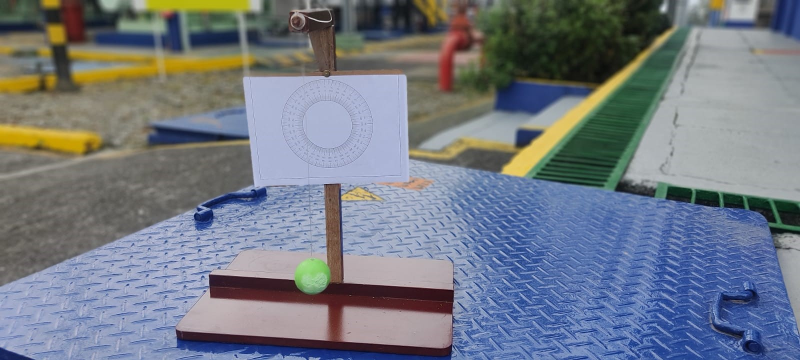
#> input picture Imagen Pendulo.jpg, 1600 x 720 px, found by its file name (shown at 1/2 size)
$ jupyter execute --allow-errors 'Pendulo (2)_compilado con nuevos datos.ipynb'
#> lines starting #> are read from the running program, lines starting #| are printed output that depends on the picture
El péndulo se construyó en una base en madera de 30 cm aproximadamente, dos varas de madera utilizadas como soporte de 20 cm y una bola de caucho con un peso aproximado de 50 gramos. La cuerda del péndulo es de nylon y tiene una longitud de 15 cm, a continuación se muestra una imagen del péndulo.

[cell 1]
import matplotlib.pyplot as plt
import matplotlib.image as mpimg

ruta_imagen = 'd:\Desktop\prueba unam\Imagen Pendulo.jpg'
ruta_imagen1 = 'd:\Desktop\prueba unam\imagen pendulo_1.jpeg'

imagen = mpimg.imread(ruta_imagen)
#> imagen is the input picture: shape (720, 1600, 3); mean R, G, B 114.8, 121.5, 131.8
#> (the rest of this cell did not finish here and is left out)

[cell 2]
from moviepy.editor import VideoFileClip
import cv2

def reproducir_video(ruta):
    # Cargar el video
    video = VideoFileClip(ruta)

    # Crear un objeto cv2.VideoCapture
    cap = cv2.VideoCapture(ruta)

    # Reproducir el video frame por frame
    while cap.isOpened():
        ret, frame = cap.read()
        if not ret:
            break

        # Mostrar el frame
        try:
            cv2.imshow('Video', frame)
            # Presionar 'q' para salir
            if cv2.waitKey(25) & 0xFF == ord('q'):
                break
        except Exception as e:
            print("Ocurrió un error:", e)
            break

    # Liberar el objeto cv2.VideoCapture y cerrar la ventana
    cap.release()
    cv2.destroyAllWindows()

# Ruta del archivo de video .mp4
ruta_video = "Video.mp4"
#> ruta_video = 'Video.mp4'

# Llamar a la función para reproducir el video
reproducir_video(ruta_video)
#> (the call stopped at in reproducir_video, `video = VideoFileClip(ruta)`: moviepy is not available in this run)

Se hace uso de la herramienta Tracker, con la cual se captura el movimiento de la masa (péndulo) realizando el análisis del movimiento. El programa arrojo datos de tiempo (s) y ángulo (rad), con los datos obtenidos se procede a realizar los modelos solicitados, el experimental, modelo de péndulo simple y un método numérico.

Obteniendo la siguiente tabla.

[cell 3]
import pandas as pd

ruta_excel = 'd:\Desktop\prueba unam\Datos (2).xlsx'

#> (the rest of this cell did not finish here and is left out)

[cell 4]
import numpy as np
import pandas as pd
from scipy.optimize import curve_fit
import matplotlib.pyplot as plt

# Longitud de la cuerda en metros
longitud_cuerda = 0.15  # 15 cm convertido a metros

# Aceleración debido a la gravedad en m/s^2
gravedad = 9.80665

# Función para calcular la frecuencia natural del péndulo
def calcular_frecuencia_natural(gravedad, longitud):
    return np.sqrt(gravedad / longitud)

# Función a ajustar
def pendulo_simple(t, omega_n):
    return np.cos(omega_n * t)

# Datos de tiempo y ángulo en radianes desde un DataFrame de Pandas
# Suponiendo que tienes un DataFrame llamado 'datos_excel'
# y las columnas se llaman 't (s)' y 'Angulo (rad)'
# Por ejemplo:
# datos_excel = pd.read_excel('nombre_archivo.xlsx')
#> (the rest of this cell did not finish here and is left out)

A continuación se procede a limitar los datos que están fuera de la amplitud, pues se identifica que son datos fuera de parámetros (ruido), se interpolan datos mayores a 15.1 y menores a 15.1.

[cell 5]
import numpy as np

# Supongamos que tienes tus datos en los arrays t y Angulo
# t = datos_excel['t (s)'].values
# Angulo = datos_excel['Angulo (rad)'].values

# Crear una copia de los arrays originales
#> (the rest of this cell did not finish here and is left out)

A continuación, se procede a realizar el cálculo de una solución aproximada del péndulo simple, implementando el principio de conservación de la energía.

[cell 6]
import numpy as np
import matplotlib.pyplot as plt

# Define la solución aproximada del péndulo simple
def solucion_aproximada(theta_0, omega_n, t):
    return theta_0 * np.cos(omega_n * t)

# Definir el valor de omega_n obtenido en la segunda parte de la labor
omega_n = calcular_frecuencia_natural(gravedad, longitud_cuerda)

# Definir valores iniciales para los ángulos
theta_0_small = np.pi / 18  # Ángulo inicial pequeño
theta_0_large = np.pi / 2   # Ángulo inicial grande

# Definir valores de tiempo
t = np.linspace(0, 10, 1000)  # Intervalo de tiempo de 0 a 10 segundos

# Evaluar la solución aproximada para ambos casos
theta_aprox_small = solucion_aproximada(theta_0_small, omega_n, t)
theta_aprox_large = solucion_aproximada(theta_0_large, omega_n, t)

# Calcular la rapidez angular (derivada de theta con respecto al tiempo)
theta_dot_small = -theta_0_small * omega_n * np.sin(omega_n * t)
theta_dot_large = -theta_0_large * omega_n * np.sin(omega_n * t)

# Graficar los resultados
plt.figure(figsize=(10, 12))

# Subplot para el ángulo con ángulo inicial pequeño
plt.subplot(2, 1, 1)
plt.plot(t, theta_aprox_small, label='Ángulo Inicial Pequeño')
plt.plot(t, theta_aprox_large, label='Ángulo Inicial Grande')
plt.xlabel('Tiempo (s)')
plt.ylabel('Ángulo (radianes)')
plt.title('Solución Aproximada del Péndulo Simple')
plt.legend()

# Subplot para la rapidez angular
plt.subplot(2, 1, 2)
plt.plot(t, theta_dot_small, label='Rapidez Angular (Ángulo Inicial Pequeño)')
plt.plot(t, theta_dot_large, label='Rapidez Angular (Ángulo Inicial Grande)')
plt.xlabel('Tiempo (s)')
plt.ylabel('Rapidez Angular (radianes/s)')
plt.legend()

plt.tight_layout()
plt.show()
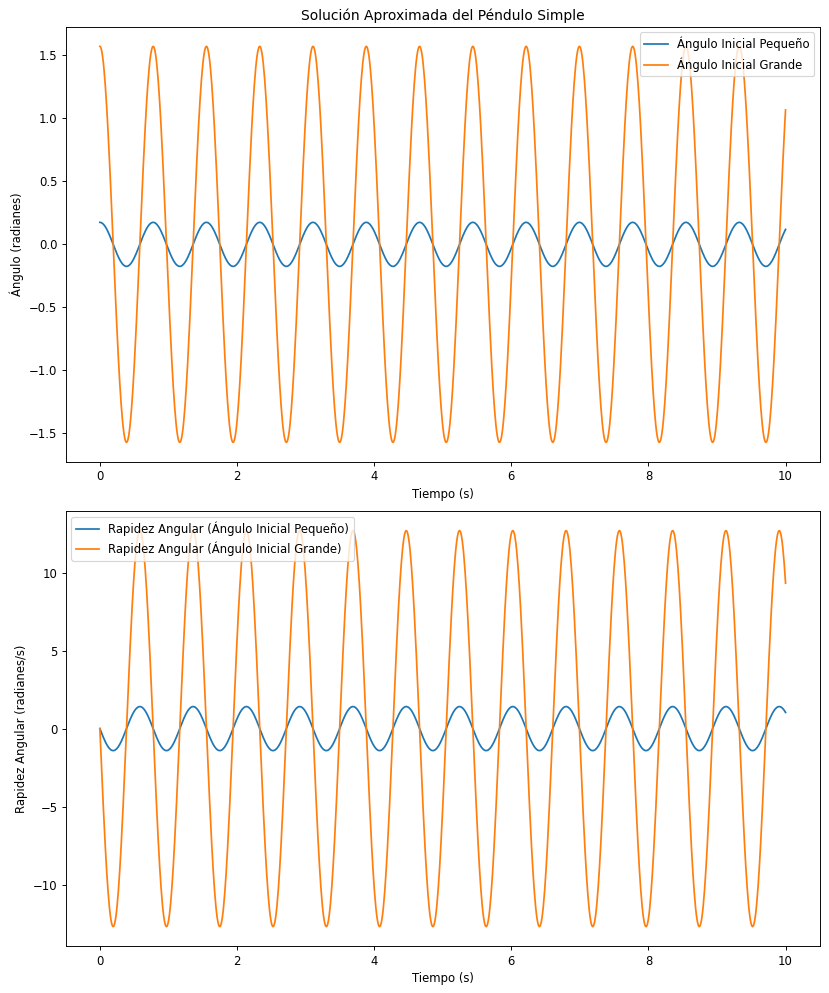
#> figure drawn by matplotlib, 2 panels; panel 1: curve peaks at x = 0, y = 0.175; panel 1: curve peaks at x = 0, y = 1.57; panel 2: curve peaks at x = 5.25, y = 1.41; panel 2: curve peaks at x = 5.25, y = 12.7

La grafica mostrada anteriormente es de esperar, se ve que la amplitud de la onda se mantiene en el tiempo, por el principio de la conservación de la energía, es decir, es la representación de un modelo ideal de péndulo para las condiciones de la maqueta realizada.

A continuación se analizarán dos métodos numéricos para encontrar cuál de ellos se ajusta mejor a la realidad del modelo, uno de ellos es el método de Euler y el otro el de Runge-Kutta.

La idea principal detrás del método de Euler es aproximar la solución de una EDO a través de la discretización del tiempo. En lugar de calcular la solución exacta en cada punto, el método de Euler aproxima la solución en pasos pequeños de tiempo, utilizando una versión discreta de la derivada. Bajo esta aproximación, se calcula el valor de la función en un paso de tiempo futuro utilizando el valor actual de la función y su derivada.

[cell 7]
import numpy as np
import matplotlib.pyplot as plt

# Define la función para calcular la frecuencia natural del péndulo
def calcular_frecuencia_natural(gravedad, longitud):
    return np.sqrt(gravedad / longitud)

# Define la función para calcular la aceleración angular (segunda derivada de theta con respecto al tiempo)
def aceleracion_angular(theta, omega_n):
    return -omega_n**2 * np.sin(theta)

# Implementación del método de Euler para resolver la ecuación diferencial del péndulo simple
def euler_method(theta_initial, omega_initial, dt, steps):
#> called with theta_initial = 0.175, omega_initial = 0, dt = 0.01, steps = 1000
    theta_values = [theta_initial]
    omega_values = [omega_initial]

    for _ in range(steps):
        theta_next = theta_values[-1] + omega_values[-1] * dt
        omega_next = omega_values[-1] + aceleracion_angular(theta_values[-1], omega_n) * dt
        theta_values.append(theta_next)
        omega_values.append(omega_next)

    return theta_values, omega_values

# Definir la longitud de la cuerda y la gravedad
longitud_cuerda = 0.15  # Longitud de la cuerda en metros
gravedad = 9.80665  # Aceleración debido a la gravedad en m/s^2

# Definir el valor de omega_n utilizando la función calcular_frecuencia_natural
omega_n = calcular_frecuencia_natural(gravedad, longitud_cuerda)

# Definir valores iniciales para los ángulos
theta_0_small = np.pi / 18  # Ángulo inicial pequeño
theta_0_large = np.pi / 2   # Ángulo inicial grande

# Definir valores de tiempo
t = np.linspace(0, 10, 1001)  # Intervalo de tiempo de 0 a 10 segundos
dt = t[1] - t[0]  # Paso de tiempo

# Resolver la ecuación diferencial del péndulo simple usando el método de Euler
theta_euler_small, omega_euler_small = euler_method(theta_0_small, 0, dt, len(t) - 1)
theta_euler_large, omega_euler_large = euler_method(theta_0_large, 0, dt, len(t) - 1)

# Truncar el arreglo de tiempo para que tenga la misma longitud que los arreglos de los valores del ángulo y la rapidez angular
t_truncated = t[:-1]

# Calcular la rapidez angular (derivada de theta con respecto al tiempo)
theta_dot_small = np.gradient(theta_euler_small, dt)[:-1]  # Truncar el último elemento
theta_dot_large = np.gradient(theta_euler_large, dt)[:-1]  # Truncar el último elemento

# Graficar los resultados
plt.figure(figsize=(10, 12))

# Subplot para el ángulo con ángulo inicial pequeño
plt.subplot(2, 1, 1)
plt.plot(t_truncated, theta_euler_small[:-1], label='Método de Euler: Ángulo Inicial Pequeño')
plt.plot(t_truncated, theta_euler_large[:-1], label='Método de Euler: Ángulo Inicial Grande')
plt.xlabel('Tiempo (s)')
plt.ylabel('Ángulo (radianes)')
plt.title('Solución del Péndulo Simple usando el Método de Euler')
plt.legend()

# Subplot para la rapidez angular
plt.subplot(2, 1, 2)
plt.plot(t_truncated, theta_dot_small, label='Rapidez Angular (Ángulo Inicial Pequeño)')
plt.plot(t_truncated, theta_dot_large, label='Rapidez Angular (Ángulo Inicial Grande)')
plt.xlabel('Tiempo (s)')
plt.ylabel('Rapidez Angular (radianes/s)')
plt.legend()

plt.tight_layout()
plt.show()
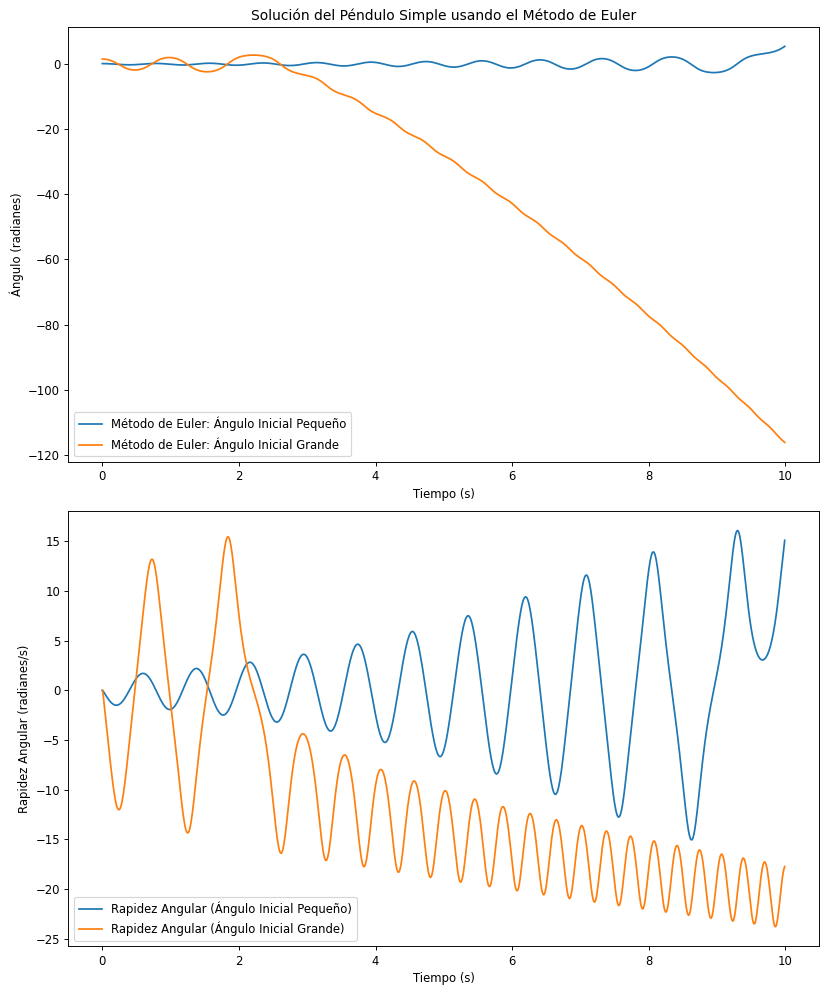
#> figure drawn by matplotlib, 2 panels; panel 1: curve peaks at x = 9.99, y = 5.48; panel 1: curve peaks at x = 2.21, y = 2.79; panel 2: curve peaks at x = 9.3, y = 16.06; panel 2: curve peaks at x = 1.84, y = 15.44

Se identifican dos problemas principales en este método;
1. El método de Euler tiene un error de truncamiento inherente que puede acumularse a lo largo del tiempo, especialmente si se utilizan pasos de tiempo grandes. Esto puede provocar una degradación rápida de la precisión de la simulación y, en consecuencia, una pérdida rápida de energía y frecuencia.
2. El método de Euler no conserva la energía del sistema, lo que significa que la energía del sistema puede disminuir o aumentar a lo largo de la simulación. Esto puede afectar la frecuencia y la amplitud del sistema de manera inesperada.

El método de Runge-Kutta es una familia de métodos numéricos utilizados para resolver ecuaciones diferenciales ordinarias (EDOs) o ecuaciones en diferencias finitas. Estos métodos se utilizan comúnmente cuando las soluciones analíticas exactas no están disponibles o son difíciles de obtener.

El método de Runge-Kutta se basa en una técnica iterativa para aproximar la solución de una EDO a lo largo de pequeños incrementos de tiempo. La idea básica es calcular la pendiente de la solución en varios puntos dentro de cada paso de tiempo y utilizar estos valores para predecir el valor de la solución en el siguiente paso. La precisión del método depende del orden del método de Runge-Kutta utilizado, que puede variar.

[cell 8]
import numpy as np
import matplotlib.pyplot as plt

# Define la función para calcular la frecuencia natural del péndulo
def calcular_frecuencia_natural(gravedad, longitud):
    return np.sqrt(gravedad / longitud)

# Definir la ecuación diferencial del péndulo
def aceleracion_angular(theta, omega, omega_n):
    return -omega_n**2 * np.sin(theta) - 0.1 * omega  # Agregar un término de fricción como ejemplo

# Implementación del método de Runge-Kutta de cuarto orden
def runge_kutta(theta, omega, omega_n, dt):
    k1_theta = omega * dt
    k1_omega = aceleracion_angular(theta, omega, omega_n) * dt
    k2_theta = (omega + 0.5 * k1_omega) * dt
    k2_omega = aceleracion_angular(theta + 0.5 * k1_theta, omega + 0.5 * k1_omega, omega_n) * dt
    k3_theta = (omega + 0.5 * k2_omega) * dt
    k3_omega = aceleracion_angular(theta + 0.5 * k2_theta, omega + 0.5 * k2_omega, omega_n) * dt
    k4_theta = (omega + k3_omega) * dt
    k4_omega = aceleracion_angular(theta + k3_theta, omega + k3_omega, omega_n) * dt

    theta_next = theta + (k1_theta + 2 * k2_theta + 2 * k3_theta + k4_theta) / 6
    omega_next = omega + (k1_omega + 2 * k2_omega + 2 * k3_omega + k4_omega) / 6

    return theta_next, omega_next

# Definir valores iniciales para los ángulos
theta_0_small = np.pi / 18  # Ángulo inicial pequeño
theta_0_large = np.pi / 2   # Ángulo inicial grande

# Definir la longitud de la cuerda y la gravedad
longitud_cuerda = 0.15  # Longitud de la cuerda en metros
gravedad = 9.80665  # Aceleración debido a la gravedad en m/s^2

# Definir el valor de omega_n
omega_n = calcular_frecuencia_natural(gravedad, longitud_cuerda)

# Definir valores de tiempo
t = np.linspace(0, 10, 1000)  # Intervalo de tiempo de 0 a 10 segundos
dt = t[1] - t[0]  # Paso de tiempo

# Inicializar arreglos para almacenar los ángulos y las velocidades angulares
theta_small = np.zeros_like(t)
omega_small = np.zeros_like(t)
theta_large = np.zeros_like(t)
omega_large = np.zeros_like(t)

# Resolver la ecuación diferencial del péndulo simple usando el método de Runge-Kutta
theta_small[0], omega_small[0] = theta_0_small, 0
theta_large[0], omega_large[0] = theta_0_large, 0
for i in range(1, len(t)):
    theta_small[i], omega_small[i] = runge_kutta(theta_small[i-1], omega_small[i-1], omega_n, dt)
    theta_large[i], omega_large[i] = runge_kutta(theta_large[i-1], omega_large[i-1], omega_n, dt)

# Graficar los resultados
plt.figure(figsize=(10, 12))

# Subplot para el ángulo con ángulo inicial pequeño
plt.subplot(2, 1, 1)
plt.plot(t, theta_small, label='Ángulo Inicial Pequeño')
plt.plot(t, theta_large, label='Ángulo Inicial Grande')
plt.xlabel('Tiempo (s)')
plt.ylabel('Ángulo (radianes)')
plt.title('Solución del Péndulo Simple usando el Método de Runge-Kutta')
plt.legend()

# Subplot para la velocidad angular
plt.subplot(2, 1, 2)
plt.plot(t, omega_small, label='Velocidad Angular (Ángulo Inicial Pequeño)')
plt.plot(t, omega_large, label='Velocidad Angular (Ángulo Inicial Grande)')
plt.xlabel('Tiempo (s)')
plt.ylabel('Velocidad Angular (radianes/s)')
plt.legend()

plt.tight_layout()
plt.show()
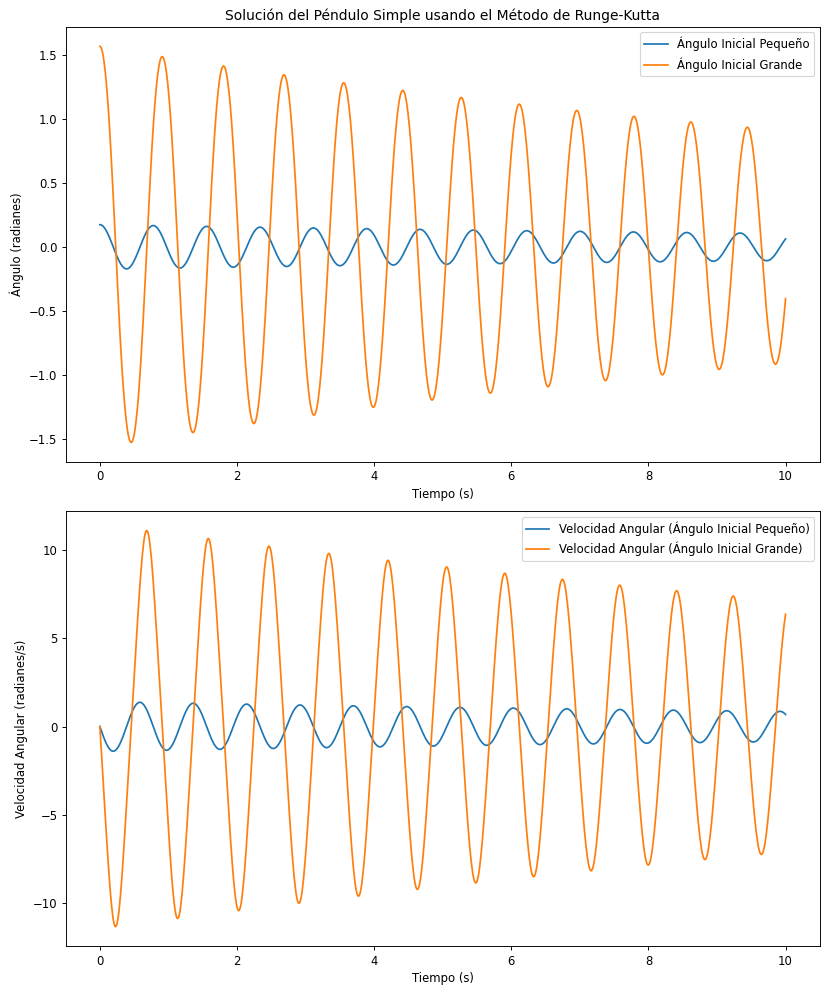
#> figure drawn by matplotlib, 2 panels; panel 1: curve peaks at x = 0, y = 0.175; panel 1: curve peaks at x = 0, y = 1.57; panel 2: curve peaks at x = 0.581, y = 1.37; panel 2: curve peaks at x = 0.681, y = 11.08
